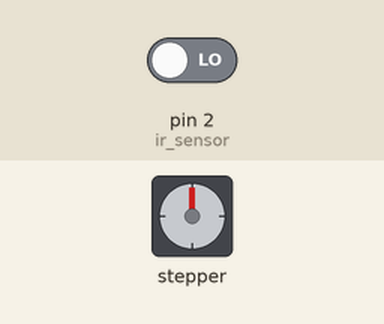
Bench run of a sketch on a simulated Arduino Uno, built with avr-gcc and run on an emulated ATmega328P. Parts: stepper motor. Inputs (shaded band) come from the test bench; at power-on: pin 2 (ir_sensor) LOW. Stepper angles assume 2038 steps per turn; what the sketch prints to the serial monitor is not drawn.

Above: at 1.2 s.
1.3 s: pin 2 (ir_sensor) driven HIGH
At 1.45 s:
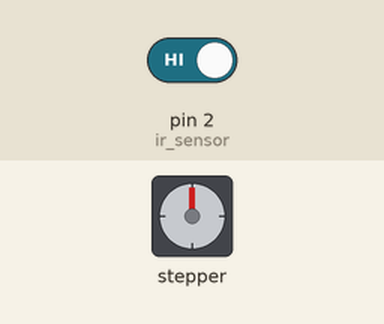
At 2.09 s:
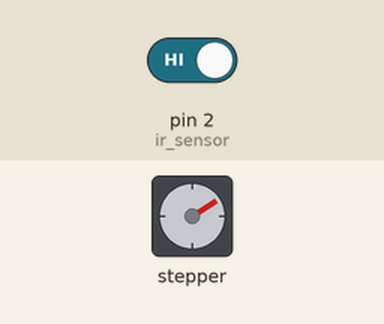
10.3 s: pin 2 (ir_sensor) driven LOW
At 11.2 s:
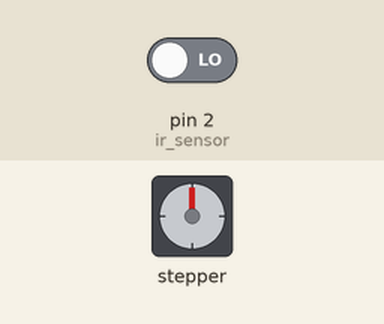
Timing chart, 0 to 13.3 s (numbered marks = the images above; inputs shaded):
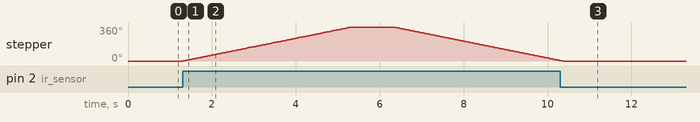

Measured:
- after the input at 1.3 s, stepper: turns 360° clockwise in 4.0 s, then 356° counter-clockwise in 4.0 s
- after the input at 10.3 s, stepper: goes on until 10.4 s, then stays 0°

The sketch:

ir_stepper.ino
```cpp
// Stepper Lib
#include <Stepper.h>

const int stepsPerRev = 2038;
// bool turnOn = False;

// Define IR Pin INPUT
int ir_sensor = 2;

// Stepper Motor Pins
Stepper stepper1 = Stepper(stepsPerRev, 11,9,10,8);

void setup() {
  Serial.begin(115200);
	pinMode(ir_sensor,INPUT);
}

void loop() {

  int ir_status = digitalRead(ir_sensor);

  if (ir_status == 1) {
    spinCW();
    spinCCW();
  } else {
    Serial.println("Obstacle Detected");
    // Doesn't stop the motor (28BYJ-48) as intended because this motor doesn't receive instruction during it's rotation (I'm probably wrong so I'm gonna keep looking into it)
    // Signaling the IR doesn't stop the spinCCW() call either
    // To combat this I could place the ir_status condition inside of the spinCW/spinCCW functions to prevent the call of the next
  }

}

void spinCW () {
  // Clockwise (15 rpm)
	stepper1.setSpeed(15);
	stepper1.step(stepsPerRev);
	delay(1000);
}

void spinCCW () {
  // Counter-Clockwise (15 rpm)
	stepper1.setSpeed(15);
	stepper1.step(-stepsPerRev);
	delay(1000);
}

/*
Reference:
- https://lastminuteengineers.com/28byj48-stepper-motor-arduino-tutorial/
- https://forum.arduino.cc/t/stepper-motor-doesnt-turn-counter-clockwise-wrong-steps-number-indication/139845/6
- https://github.com/arduino-libraries/Stepper/blob/master/src/Stepper.h
- https://www.mouser.com/datasheet/2/758/stepd-01-data-sheet-1143075.pdf

Troubleshooting:
- With the practice code, I used from 'lastminuteengineers' I found that the stepper wasn't moving CCW (counter clockwise)
  to troubleshoot I grabbed another stepper motor I had lying around in case I thought I broke it. Same issue occured.
- With a quick google, and exploring the arduino forum I found that the IN1/2/3/4 were improperly placed
  - Line: 10; I modified the pin sequence from 11,10,9,8 to 11,9,10,8 because I sped-read the code and wrote down the
    pins that coordinate with the coils in the wrong order

    Correct order: IN1-IN3-IN2-IN4 (11,9,10,8)

    IN1 = COIL 4 -> Pin 8
    IN2 = COIL 2 -> Pin 10
    IN3 = COIL 3 -> Pin 9
    IN4 = COIL 1 -> Pin 11

Possible Applications with IR sensor:
- Automatic blinds
*/
```
